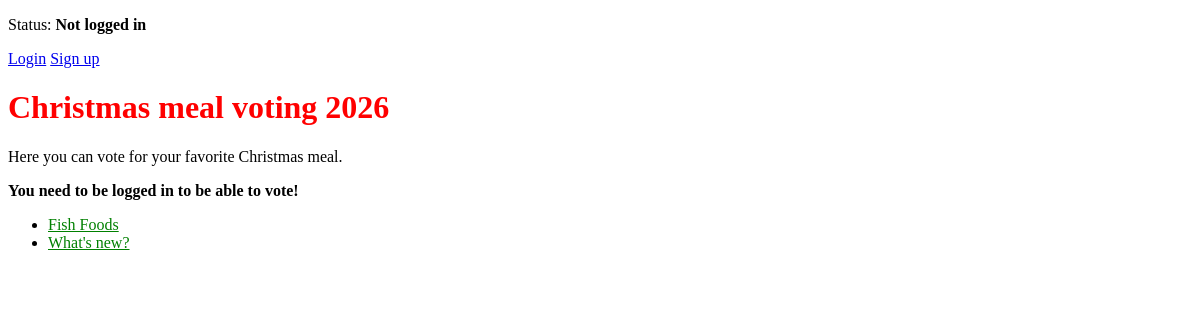
The app's page /, older data.
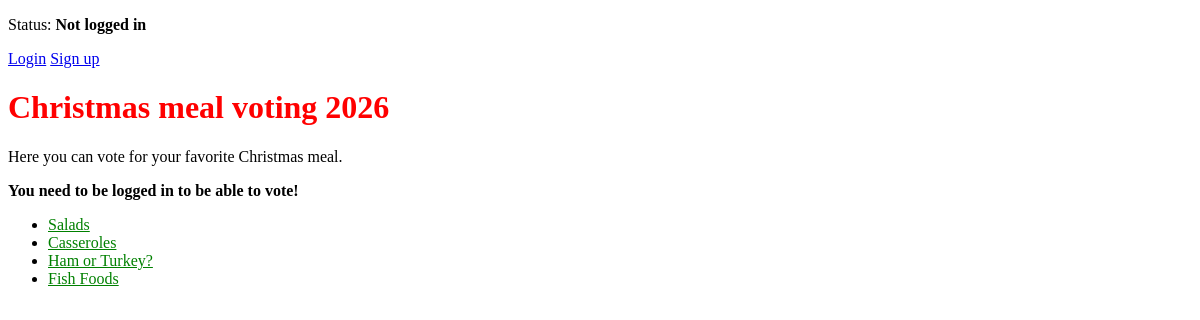
The same page, newer data.
### polls/models.py (models this page shows, shortened)
class Question(models.Model):
    question_text = models.CharField(max_length=200)
    pub_date = models.DateTimeField('date published')
    def was_published_recently(self):
        now = timezone.now()
        return now - datetime.timedelta(days=1) <= self.pub_date <= now
    was_published_recently.admin_order_field = 'pub_date'
    was_published_recently.boolean = True
    was_published_recently.short_description = 'Published recently?'

### polls/views.py (the view)
# urls.py: path('', IndexView.as_view(), name='home'),
class IndexView(generic.ListView):
    template_name = 'polls/index.html'
    context_object_name = 'latest_question_list'
    def get_queryset(self):
        return Question.objects.filter(
            pub_date__lte=timezone.now()
        ).order_by('-pub_date')[:5]

### polls/templates/polls/index.html (shortened to what this page needs)
<!DOCTYPE html>
<html lang="en">
<head>
</head>
<body>
    {% load static %}
    <link rel="stylesheet" type="text/css" href="{% static 'polls/style.css' %}" >
    {% if user.is_authenticated %}
        <p>Status: <strong>Logged in</strong> ({{ user.username }})</p>
        <form method="post" action="{% url 'logout' %}">
             >
            <button type="submit">Logout</button>
        </form>
    {% else %}
        <p>Status: <strong>Not logged in</strong></p>
        <a href="{% url 'login' %}">Login</a>
        <a href="{% url 'polls:signup' %}">Sign up</a>
    {% endif %}
    <h1>Christmas meal voting 2026</h1>
    <p>Here you can vote for your favorite Christmas meal.</p>
    <strong>You need to be logged in to be able to vote!</strong>
    {% if latest_question_list %}
        <ul>
        {% for question in latest_question_list %}
            <li><a href="{% url 'polls:detail' question.id %}">{{ question.question_text }}</a></li>
        {% endfor %}
        </ul>
    {% else %}
        <p>No polls are available.</p>
    {% endif %}
</body>
</html>

### polls/static/polls/style.css (style rules this page uses)
li a { color: green; }
h1 { color: red }

Row changes from the older to the newer data that the page shows:
removed Question: question_text "What's new?"
added Question: question_text "Salads"
added Question: question_text "Casseroles"
added Question: question_text "Ham or Turkey?"
